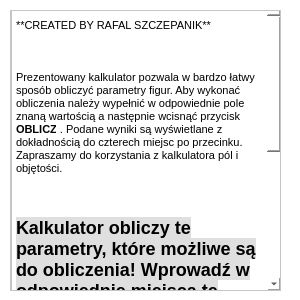
<?xml version="1.0" encoding="UTF-8"?>
<ui version="4.0">
 <class>Romb</class>
 <widget class="QWidget" name="Romb">
  <property name="geometry">
   <rect>
    <x>0</x>
    <y>0</y>
    <width>300</width>
    <height>300</height>
   </rect>
  </property>
  <property name="minimumSize">
   <size>
    <width>300</width>
    <height>300</height>
   </size>
  </property>
  <property name="maximumSize">
   <size>
    <width>300</width>
    <height>300</height>
   </size>
  </property>
  <property name="windowTitle">
   <string>Form</string>
  </property>
  <property name="styleSheet">
   <string notr="true">background:rgb(255, 255, 255)</string>
  </property>
  <widget class="QWidget" name="horizontalLayoutWidget">
   <property name="geometry">
    <rect>
     <x>10</x>
     <y>10</y>
     <width>271</width>
     <height>281</height>
    </rect>
   </property>
   <layout class="QHBoxLayout" name="horizontalLayout">
    <item>
     <widget class="QScrollArea" name="scrollArea">
      <property name="widgetResizable">
       <bool>true</bool>
      </property>
      <widget class="QWidget" name="scrollAreaWidgetContents">
       <property name="geometry">
        <rect>
         <x>0</x>
         <y>0</y>
         <width>267</width>
         <height>277</height>
        </rect>
       </property>
       <widget class="QTextBrowser" name="textBrowser">
        <property name="geometry">
         <rect>
          <x>0</x>
          <y>-10</y>
          <width>271</width>
          <height>291</height>
         </rect>
        </property>
        <property name="styleSheet">
         <string notr="true">background:rgb(255, 255, 255)</string>
        </property>
        <property name="html">
         <string>&lt;!DOCTYPE HTML PUBLIC &quot;-//W3C//DTD HTML 4.0//EN&quot; &quot;http://www.w3.org/TR/REC-html40/strict.dtd&quot;&gt;
&lt;html&gt;&lt;head&gt;&lt;meta name=&quot;qrichtext&quot; content=&quot;1&quot; /&gt;&lt;style type=&quot;text/css&quot;&gt;
p, li { white-space: pre-wrap; }
&lt;/style&gt;&lt;/head&gt;&lt;body style=&quot; font-family:'MS Shell Dlg 2'; font-size:7.8pt; font-weight:400; font-style:normal;&quot;&gt;
&lt;p style=&quot;-qt-paragraph-type:empty; margin-top:0px; margin-bottom:0px; margin-left:0px; margin-right:0px; -qt-block-indent:0; text-indent:0px;&quot;&gt;&lt;br /&gt;&lt;/p&gt;
&lt;p style=&quot; margin-top:0px; margin-bottom:0px; margin-left:0px; margin-right:0px; -qt-block-indent:0; text-indent:0px;&quot;&gt;&lt;span style=&quot; font-family:'Asap'; font-size:8pt; color:#000000; background-color:#ffffff;&quot;&gt;**CREATED BY RAFAL SZCZEPANIK**                                                                                                                                     &lt;/span&gt;&lt;/p&gt;
&lt;p style=&quot;-qt-paragraph-type:empty; margin-top:0px; margin-bottom:0px; margin-left:0px; margin-right:0px; -qt-block-indent:0; text-indent:0px; font-family:'Asap'; font-size:8pt; color:#000000;&quot;&gt;&lt;br /&gt;&lt;/p&gt;
&lt;p style=&quot;-qt-paragraph-type:empty; margin-top:0px; margin-bottom:0px; margin-left:0px; margin-right:0px; -qt-block-indent:0; text-indent:0px; font-family:'Asap'; font-size:8pt; color:#000000;&quot;&gt;&lt;br /&gt;&lt;/p&gt;
&lt;p style=&quot;-qt-paragraph-type:empty; margin-top:0px; margin-bottom:0px; margin-left:0px; margin-right:0px; -qt-block-indent:0; text-indent:0px; font-family:'Asap'; font-size:8pt; color:#000000;&quot;&gt;&lt;br /&gt;&lt;/p&gt;
&lt;p style=&quot; margin-top:0px; margin-bottom:0px; margin-left:0px; margin-right:0px; -qt-block-indent:0; text-indent:0px;&quot;&gt;&lt;span style=&quot; font-family:'Asap'; font-size:8pt; color:#000000; background-color:#ffffff;&quot;&gt;Prezentowany kalkulator pozwala w bardzo łatwy sposób obliczyć parametry figur. Aby wykonać obliczenia należy wypełnić w odpowiednie pole znaną wartością a następnie wcisnąć przycisk &lt;/span&gt;&lt;span style=&quot; font-family:'Asap'; font-size:8pt; font-weight:600; color:#000000; background-color:#ffffff;&quot;&gt;OBLICZ&lt;/span&gt;&lt;span style=&quot; font-family:'Asap'; font-size:8pt; color:#000000; background-color:#ffffff;&quot;&gt; . Podane wyniki są wyświetlane z dokładnością do czterech miejsc po przecinku. Zapraszamy do korzystania z kalkulatora pól i objętości.&lt;/span&gt;&lt;/p&gt;
&lt;h2 style=&quot;-qt-paragraph-type:empty; margin-top:0px; margin-bottom:0px; margin-left:0px; margin-right:0px; -qt-block-indent:0; text-indent:0px; font-family:'Google Sans','Roboto','sans-serif'; font-size:8pt; font-weight:600; color:#202124; background-color:#ffffff;&quot;&gt;&lt;br /&gt;&lt;/h2&gt;
&lt;h2 style=&quot;-qt-paragraph-type:empty; margin-top:0px; margin-bottom:0px; margin-left:0px; margin-right:0px; -qt-block-indent:0; text-indent:0px; font-family:'Google Sans','Roboto','sans-serif'; font-size:8pt; font-weight:600; color:#202124; background-color:#ffffff;&quot;&gt;&lt;br /&gt;&lt;/h2&gt;
&lt;h2 style=&quot; margin-top:0px; margin-bottom:0px; margin-left:0px; margin-right:0px; -qt-block-indent:0; text-indent:0px; background-color:#ffffff;&quot;&gt;&lt;span style=&quot; font-family:'Asap'; font-size:11pt; font-weight:600; color:#000000; background-color:#dfdfdf;&quot;&gt;Kalkulator obliczy te parametry, które możliwe są do obliczenia! Wprowadź w odpowiednie miejsca te dane, które masz. Kalkulator obliczy automatycznie pozostałe (możliwe do obliczenia przy takich danych) parametry.&lt;/span&gt;&lt;/h2&gt;
&lt;h2 style=&quot;-qt-paragraph-type:empty; margin-top:0px; margin-bottom:0px; margin-left:0px; margin-right:0px; -qt-block-indent:0; text-indent:0px; font-family:'Google Sans','Roboto','sans-serif'; font-size:11pt; font-weight:600; color:#202124; background-color:#ffffff;&quot;&gt;&lt;br /&gt;&lt;/h2&gt;
&lt;h2 style=&quot;-qt-paragraph-type:empty; margin-top:0px; margin-bottom:0px; margin-left:0px; margin-right:0px; -qt-block-indent:0; text-indent:0px; font-family:'Google Sans','Roboto','sans-serif'; font-size:11pt; font-weight:600; color:#202124; background-color:#ffffff;&quot;&gt;&lt;br /&gt;&lt;/h2&gt;
&lt;h2 style=&quot;-qt-paragraph-type:empty; margin-top:0px; margin-bottom:0px; margin-left:0px; margin-right:0px; -qt-block-indent:0; text-indent:0px; font-family:'Google Sans','Roboto','sans-serif'; font-size:11pt; font-weight:600; color:#202124; background-color:#ffffff;&quot;&gt;&lt;br /&gt;&lt;/h2&gt;
&lt;h2 style=&quot;-qt-paragraph-type:empty; margin-top:0px; margin-bottom:0px; margin-left:0px; margin-right:0px; -qt-block-indent:0; text-indent:0px; font-family:'Google Sans','Roboto','sans-serif'; font-size:11pt; font-weight:600; color:#202124; background-color:#ffffff;&quot;&gt;&lt;br /&gt;&lt;/h2&gt;
&lt;h2 style=&quot; margin-top:0px; margin-bottom:0px; margin-left:0px; margin-right:0px; -qt-block-indent:0; text-indent:0px; background-color:#ffffff;&quot;&gt;&lt;span style=&quot; font-family:'Google Sans','Roboto','sans-serif'; font-size:11pt; font-weight:600; color:#202124; background-color:#ffffff;&quot;&gt;Prześlij opinię&lt;/span&gt;&lt;/h2&gt;
&lt;p style=&quot; margin-top:0px; margin-bottom:0px; margin-left:0px; margin-right:0px; -qt-block-indent:0; text-indent:0px; background-color:#ffffff;&quot;&gt;&lt;span style=&quot; font-family:'Roboto','Helvetica Neue','Helvetica','sans-serif'; font-size:8pt; color:#3c4043; background-color:#ffffff;&quot;&gt;Jeśli wyświetli się nieprawidłowy wynik lub chcesz zaproponować nowy typ obliczenia, przeslij opinie na maila rafal.szczepanik17@gmail.com&lt;/span&gt;&lt;/p&gt;&lt;/body&gt;&lt;/html&gt;</string>
        </property>
       </widget>
      </widget>
     </widget>
    </item>
   </layout>
  </widget>
 </widget>
 <resources/>
 <connections/>
</ui>
